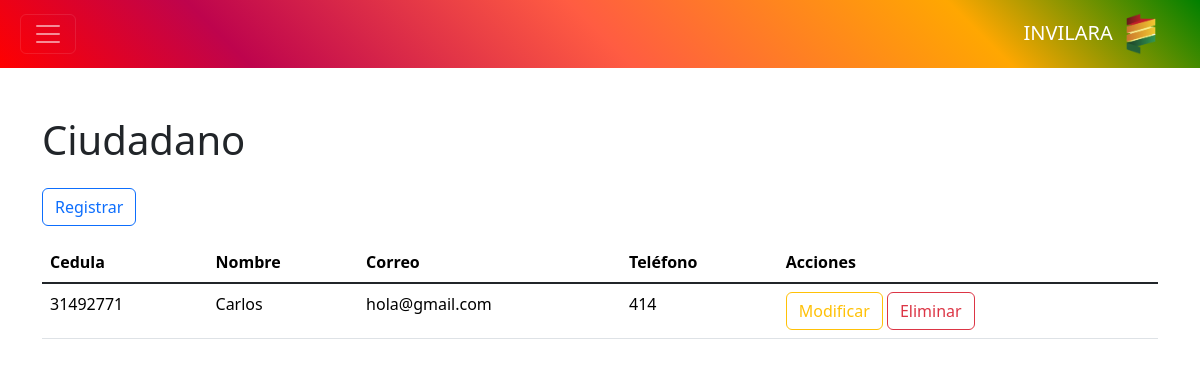
Before: /controlador/ciudadano.php with the older database file.
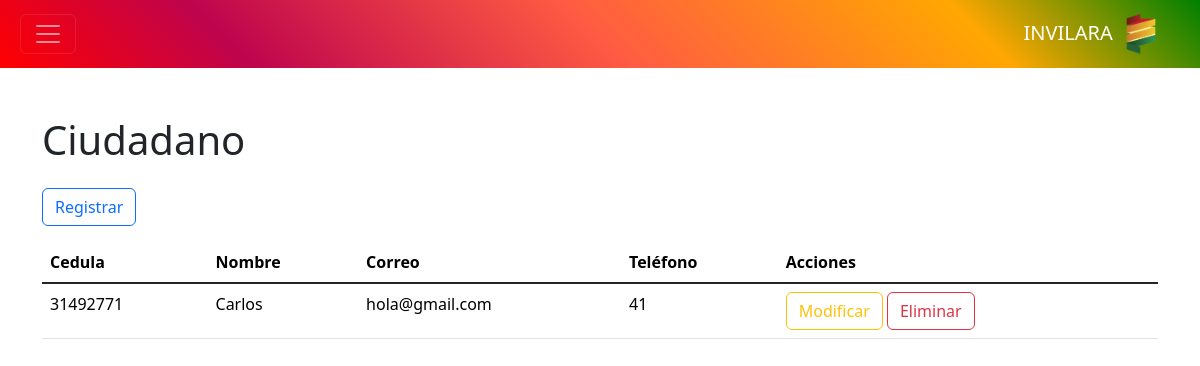
After: the same page with the newer database file.
### tables this page shows
CREATE TABLE `ciudadano` (
  `cedula` int NOT NULL,
  `nombre` text,
  `correo` text,
  `telefono` text,
  `direccion` text,
  PRIMARY KEY (`cedula`)
);

### controlador/ciudadano.php (called while the page is built, shortened)
<?php
require_once "modelo/ciudadano.php";
$modelo = new Registro();
$datos = $modelo->consultar();
require_once "vista/ciudadano.php";
?>

### modelo/base_datos.php (called while the page is built)
<?php
class BaseDatos
{
    private $host = "localhost";
    private $dbname = "invilara";
    private $usuario = "root";
    private $contrasena = "";
    public function conexion()
    {
        $dsn = "mysql" . ":" . "host=" . $this->host . ";" . "dbname=" . $this->dbname . ";";
        $pdo = new PDO($dsn, $this->usuario, $this->contrasena);
        $pdo->setAttribute(PDO::ATTR_ERRMODE, PDO::ERRMODE_EXCEPTION);
        return $pdo;
    }
}
?>

### modelo/ciudadano.php (called while the page is built, shortened)
<?php
require_once "modelo/base_datos.php";
class Registro extends BaseDatos
{
	private $tabla = "ciudadano";
	public function consultar()
	{
		$result = $this->conexion()->query("SELECT * FROM {$this->tabla}");
		return $result;
	}
}
?>

### vista/ciudadano.php (the view, shortened to what this page needs)
<?php require_once "vista/componentes/encabezado.php"; ?>
<?php require_once "vista/componentes/barra.php"; ?>
<main class="container" id="crud">
	<h1>Ciudadano</h1>
	<button class="btn btn-outline-primary my-3" value="insertar">Registrar</button>
	<table class="table table-hover table-responsive">
		<thead>
			<tr>
				<th>Cedula</th>
				<th>Nombre</th>
				<th>Correo</th>
				<th>Teléfono</th>
				<th>Acciones</th>
			</tr>
		</thead>
		<tbody class="table-group-divider">
			<?php foreach ($datos as $d): ?>
				<tr>
					<td><?php echo $d["cedula"] ?></td>
					<td><?php echo $d["nombre"] ?></td>
					<td><?php echo $d["correo"] ?></td>
					<td><?php echo $d["telefono"] ?></td>
					<td>
						<button class="btn btn-outline-warning" value="modificar">Modificar</button>
						<button class="btn btn-outline-danger" value="eliminar">Eliminar</button>
					</td>
				</tr>
			<?php endforeach ?>
		</tbody>
	</table>
</main>

### vista/componentes/encabezado.php (shortened to what this page needs)
<!DOCTYPE html>
<html lang="es" data-bs-theme="light">
<head>
    <link rel="stylesheet" href="librerias/bootstrap/bootstrap.min.css">
    <link rel="stylesheet" href="recursos/css/styles.css">
</head>
<body>

### vista/componentes/barra.php (shortened to what this page needs)
<nav data-bs-theme="dark" class="navbar mb-5 inv-gradient">
    <div class="container-fluid mx-2">
        <button class="navbar-toggler" data-bs-toggle="collapse" data-bs-target="#menu-navbar" aria-expanded="false">
            <span class="navbar-toggler-icon"></span>
        </button>
        <label class="navbar-brand">
            INVILARA
            <img src="recursos/img/invilara-logo.png" alt="Logo" class="mx-2" width="30px">
        </label>
    </div>
</nav>

### recursos/css/styles.css (style rules this page uses)
.inv-gradient { background: #c15a00; background: linear-gradient(225deg, green 0%, #ffa701 20%, #ff5c42 50%, #be044d 80%, red 100%); }

Changed rows visible on the page:
changed ciudadano "Carlos": telefono "414" → "41"
